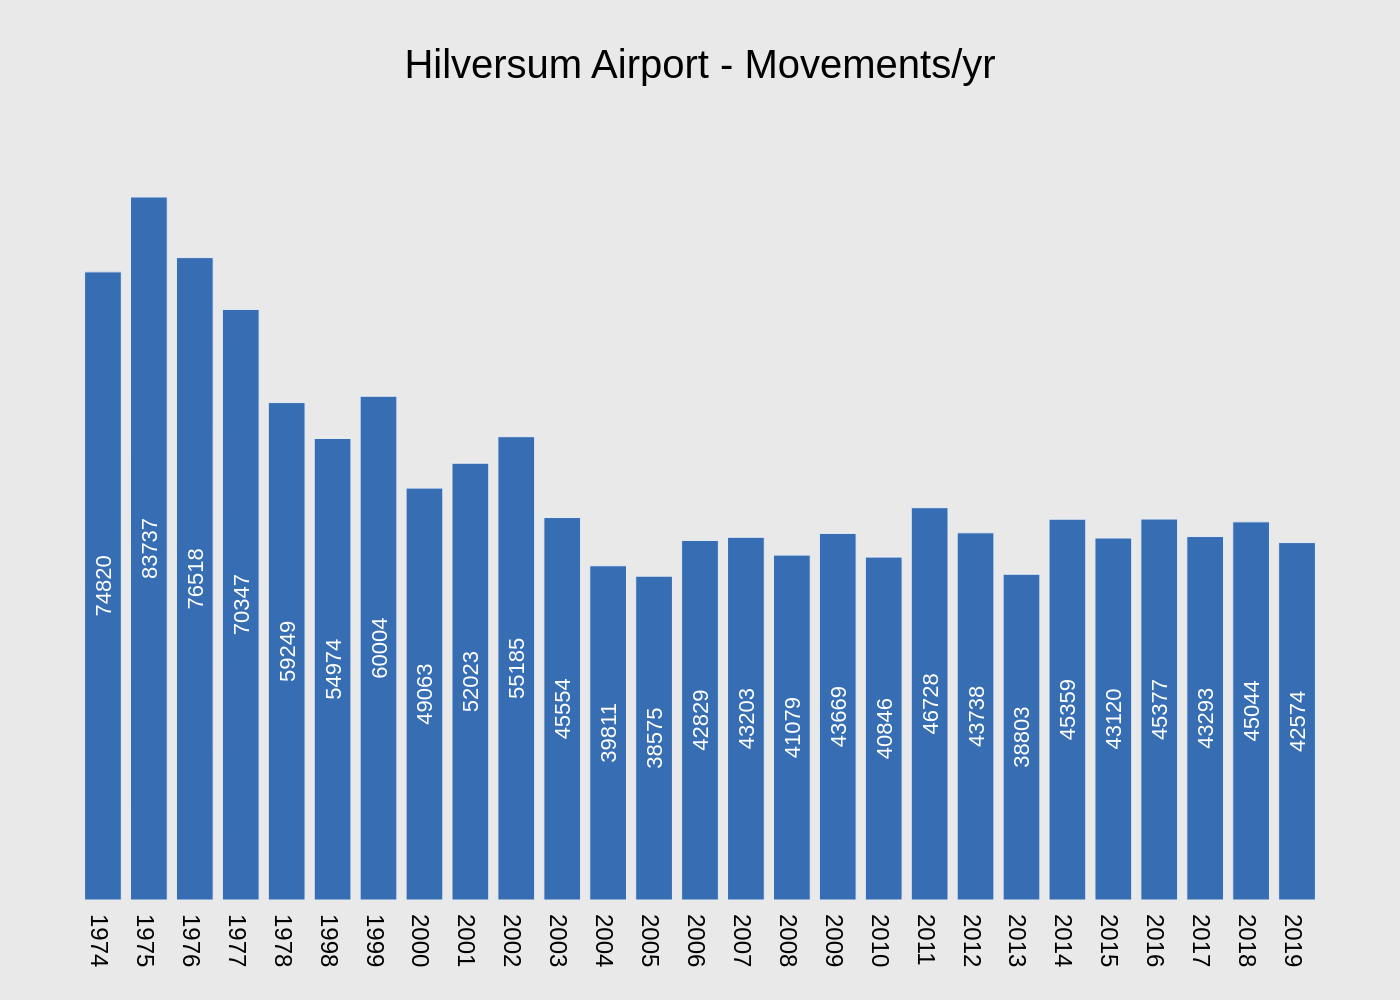

Write Python code to recreate this figure.
import sys
import json
import os
import plotly.graph_objects as go

# Ensure a JSON file path is provided as a command-line argument
if len(sys.argv) != 2:
    print(f"Usage: python {os.path.basename(sys.argv[0])} <json_file_path>")
    sys.exit(1)

json_path = sys.argv[1]

# Read the JSON data from the specified file
try:
    with open(json_path, 'r', encoding='utf-8') as f:
        chart_config = json.load(f)
except FileNotFoundError:
    print(f"Error: JSON file not found at '{json_path}'")
    sys.exit(1)
except json.JSONDecodeError:
    print(f"Error: Could not decode JSON from '{json_path}'")
    sys.exit(1)

# Extract data and text from the JSON structure
chart_data = chart_config['chart_data']
texts = chart_config['texts']
colors = chart_config['colors']

# Prepare data for Plotly trace
categories = [item['category'] for item in chart_data]
values = [item['value'] for item in chart_data]

# Create the figure object
fig = go.Figure()

# Add the bar trace with data labels
fig.add_trace(go.Bar(
    x=categories,
    y=values,
    marker_color=colors[0],
    text=values,
    textposition='inside',
    textangle=-90,
    textfont=dict(color='white', size=11),
    insidetextanchor='middle'
))

# Construct the title string
title_text = texts.get('title', '')
if texts.get('subtitle'):
    title_text += f"<br><sub>{texts['subtitle']}</sub>"

# Update the layout for a clean and accurate presentation
fig.update_layout(
    title=dict(
        text=title_text,
        x=0.5,
        y=0.95,
        xanchor='center',
        yanchor='top',
        font=dict(size=20)
    ),
    xaxis=dict(
        type='category',
        title_text=texts.get('x_axis_title'),
        showgrid=False,
        showline=False,
        tickfont=dict(size=12)
    ),
    yaxis=dict(
        visible=False  # Hide y-axis, labels, and gridlines
    ),
    plot_bgcolor='#E9E9E9',
    paper_bgcolor='#E9E9E9',
    font=dict(
        family="Arial",
        color="#000000"
    ),
    showlegend=False,
    margin=dict(t=80, b=50, l=40, r=40)
)

# Determine the output filename from the input JSON path
base_filename = os.path.splitext(os.path.basename(json_path))[0]
output_filename = f"{base_filename}.png"

# Save the figure to a high-resolution PNG image
fig.write_image(output_filename, scale=2)

print(f"Chart saved to {output_filename}")
